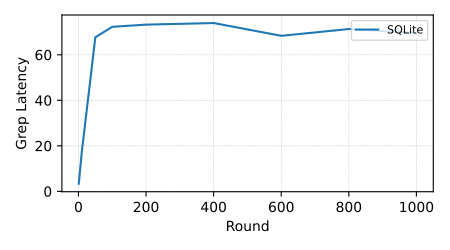

This chart was generated by the following Python code:
#!/usr/bin/env python3

import matplotlib
import matplotlib.pyplot as plt
import numpy as np

f = open("./latency-f2fs", "r")
lines = f.readlines()
data1 = []
data2 = []
for line in lines:
    e = line.split()
    data1.append(float(e[0]))
#    data2.append(float(e[1]))


'''
plt.rcParams['text.usetex'] = True
plt.rcParams['font.size'] = 8
plt.rcParams['font.family'] = 'sans-serif'
'''

fig, ax = plt.subplots()

fig.set_size_inches(4.5, 2.5)

'''
ax.get_xaxis().set_major_formatter(matplotlib.ticker.FuncFormatter(lambda x, p: format(int(x/1000), ',')))
ax.get_yaxis().set_major_formatter(matplotlib.ticker.FuncFormatter(lambda y, p: format(int(y), ',')))

data1 = np.cumsum(time_large_1[:last]) / mcsec
print((data1[-1] + large2_x[-1] + large3_x[-1]) / 3)
'''
x_values = [1, 10, 50, 100, 200, 400, 600, 800, 1000]

plt.plot(x_values[:len(data1)], data1, label='SQLite', color='C0')
#plt.plot(x_values[:len(data2)], data2, label='RockDB', color='C1')


plt.grid(linestyle='dotted', linewidth=0.5)

#plt.title('Page Allocation Latency')
plt.xlabel('Round')
plt.ylabel('Grep Latency')
plt.legend(loc='upper right', ncol=1, prop={'size': 8})

plt.tight_layout()
plt.savefig('latency-f2fs.pdf')
